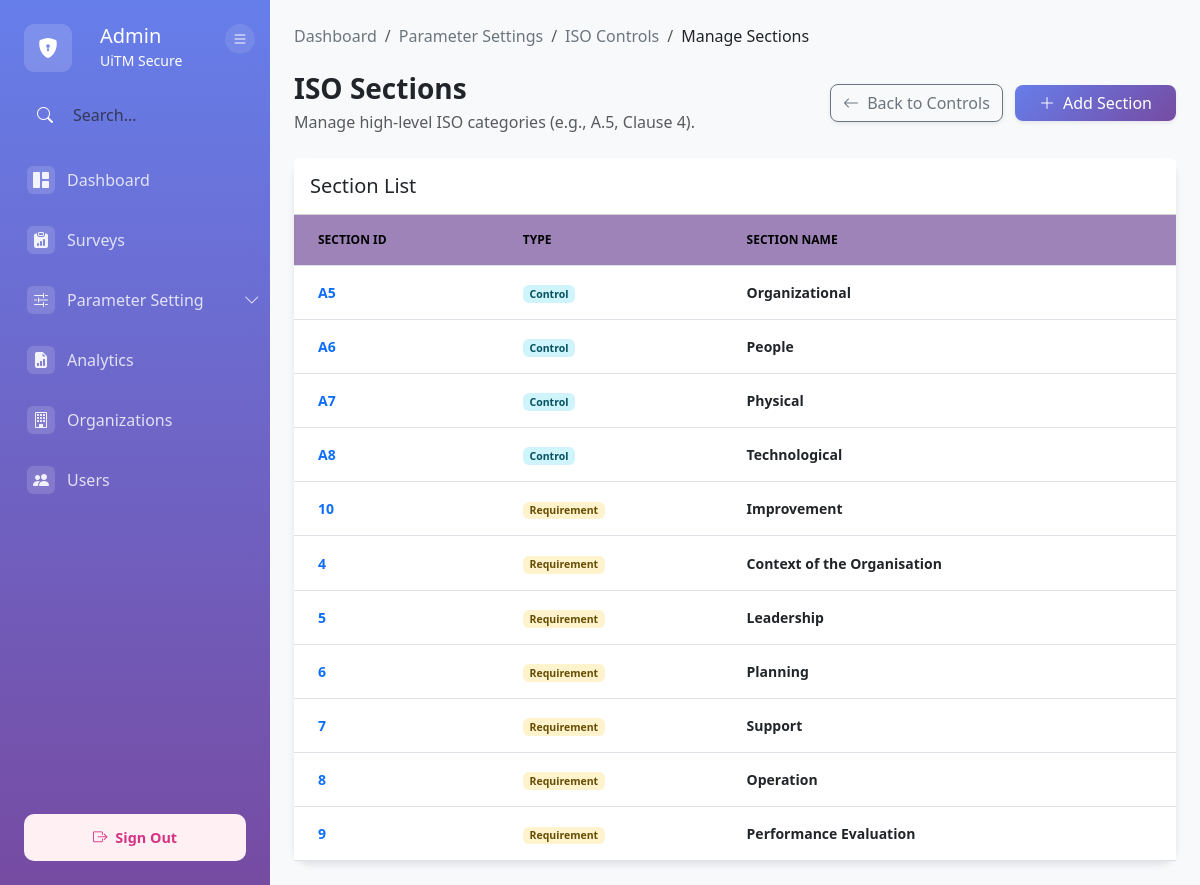
The app's page /modules/admin/control/manage-sections.php (signed in) with its own data.
### tables this page shows
CREATE TABLE `section` (
  `sec_ID` varchar(10) NOT NULL,
  `type` varchar(15) NOT NULL,
  `sec_name` varchar(50) NOT NULL
);

### src/config/database.php (called while the page is built, shortened)
<?php
class Database {
    private $host = DB_HOST;
    private $db_name = DB_NAME;
    private $username = DB_USER;
    private $password = DB_PASS;
    private $charset = DB_CHARSET;
    private $conn = null;
    public function getConnection() {
        if ($this->conn === null) {
            try {
                $dsn = "mysql:host={$this->host};dbname={$this->db_name};charset={$this->charset}";
                $options = [
                    PDO::ATTR_ERRMODE => PDO::ERRMODE_EXCEPTION,
                    PDO::ATTR_DEFAULT_FETCH_MODE => PDO::FETCH_ASSOC,
                    PDO::ATTR_EMULATE_PREPARES => false,
                    PDO::MYSQL_ATTR_INIT_COMMAND => "SET NAMES {$this->charset}"
                ];
                $this->conn = new PDO($dsn, $this->username, $this->password, $options);
                $this->conn->exec("SET time_zone = '+08:00'");
            } catch(PDOException $e) {
                error_log("Connection Error: " . $e->getMessage());
                die("Database connection failed. Please contact administrator.");
            }
        }
        return $this->conn;
    }
    public function query($sql, $params = []) {
        try {
            $stmt = $this->conn->prepare($sql);
            $stmt->execute($params);
            return $stmt;
        } catch(PDOException $e) {
            error_log("Query Error: " . $e->getMessage());
            throw new Exception("Database query failed: " . $e->getMessage());
        }
    }
    public function fetchAll($sql, $params = []) {
        $stmt = $this->query($sql, $params);
        return $stmt->fetchAll();
    }
}
?>

### src/modules/admin/control/manage-sections.php (the view, shortened to what this page needs)
<?php
$db = new Database();
$sections = $db->fetchAll("SELECT * FROM section ORDER BY type, sec_ID ASC");
?>
<!DOCTYPE html>
<html lang="en">
<head>
    <link href="https://cdn.jsdelivr.net/npm/bootstrap@5.3.0/dist/css/bootstrap.min.css" rel="stylesheet">
    <link rel="stylesheet" href="https://cdn.jsdelivr.net/npm/bootstrap-icons@1.11.0/font/bootstrap-icons.css">
</head>
<body>
    <div class="container-fluid p-0 h-100">
        <div class="row g-0 h-100">
            <div class="col-auto">
                <?php include_once __DIR__ . '/../../includes/admin_sidebar.php'; ?>
            </div>
            <div class="col main-content-wrapper">
                <div class="main-content px-4 py-4">
                    <nav aria-label="breadcrumb" class="mb-4">
                        <ol class="breadcrumb">
                            <li class="breadcrumb-item"><a href="../dashboard.php" class="text-decoration-none text-secondary">Dashboard</a></li>
                            <li class="breadcrumb-item"><a href="../parameter-settings.php" class="text-decoration-none text-secondary">Parameter Settings</a></li>
                            <li class="breadcrumb-item"><a href="index.php" class="text-decoration-none text-secondary">ISO Controls</a></li>
                            <li class="breadcrumb-item active text-dark">Manage Sections</li>
                        </ol>
                    </nav>
                    <div class="d-flex justify-content-between align-items-center mb-4">
                        <div>
                            <h3 class="fw-bold mb-1">ISO Sections</h3>
                            <p class="text-muted mb-0">Manage high-level ISO categories (e.g., A.5, Clause 4).</p>
                        </div>
                        <div>
                            <a href="index.php" class="btn btn-outline-secondary shadow-sm rounded-3 me-2">
                                <i class="bi bi-arrow-left me-1"></i> Back to Controls
                            </a>
                            <a href="add-section.php"
                               class="btn btn-primary shadow-sm px-4 rounded-3"
                               style="background: linear-gradient(135deg, #667eea 0%, #764ba2 100%); border: none;">
                                <i class="bi bi-plus-lg me-2"></i>Add Section
                            </a>
                        </div>
                    </div>
                    <div class="card">
                        <div class="card-header bg-white py-3"><h5 class="mb-0">Section List</h5></div>
                        <div class="table-responsive">
                            <table class="table table-hover mb-0">
                                <thead>
                                    <tr>
                                        <th class="ps-4">Section ID</th>
                                        <th>Type</th>
                                        <th>Section Name</th>
                                    </tr>
                                </thead>
                                <tbody>
                                    <?php if (empty($sections)): ?>
                                        <tr>
                                            <td colspan="3" class="text-center py-5 text-muted">No sections found.</td>
                                        </tr>
                                    <?php else: ?>
                                        <?php foreach ($sections as $row): ?>
                                        <tr>
                                            <td class="ps-4 fw-bold text-primary"><?php echo htmlspecialchars($row['sec_ID']); ?></td>
                                            <td>
                                                <span class="badge <?php echo ($row['type'] == 'Control') ? 'bg-info-subtle text-info-emphasis' : 'bg-warning-subtle text-warning-emphasis'; ?>">
                                                    <?php echo htmlspecialchars($row['type']); ?>
                                                </span>
                                            </td>
                                            <td class="fw-bold text-dark"><?php echo htmlspecialchars($row['sec_name']); ?></td>
                                        </tr>
                                        <?php endforeach; ?>
                                    <?php endif; ?>
                                </tbody>
                            </table>
                        </div>
                    </div>
                </div>
            </div>
        </div>
    </div>
</body>
</html>

### src/modules/admin/control/manage-sections.php (style rules this page uses)
html, body { height: 100%; margin: 0; padding: 0; overflow-x: hidden; background-color: #f8f9fa; }
.main-content-wrapper { margin-left: 270px; width: calc(100% - 270px); }
.card { border: none; border-radius: 16px; box-shadow: 0 4px 6px rgba(50, 50, 93, 0.11); }
.table th { background-color: #9d83b7ff; color: black; font-size: 0.75rem; text-transform: uppercase; padding: 1rem; }
.table td { padding: 1rem; vertical-align: middle; color: #67748e; font-size: 0.875rem; }

### src/modules/includes/admin_sidebar.php (style rules this page uses)
@media (min-width: 992px) { .main-content-wrapper { margin-left: 270px !important; width: calc(100% - 270px) !important; transition: all 0.3s ease; } }

### records on screen
section: sec_ID "A5", type "Control", sec_name "Organizational"
section: sec_ID "A6", type "Control", sec_name "People"
section: sec_ID "A7", type "Control", sec_name "Physical"
section: sec_ID "A8", type "Control", sec_name "Technological"
section: sec_ID "10", type "Requirement", sec_name "Improvement"
section: sec_ID "4", type "Requirement", sec_name "Context of the Organisation"
section: sec_ID "5", type "Requirement", sec_name "Leadership"
section: sec_ID "6", type "Requirement", sec_name "Planning"
section: sec_ID "7", type "Requirement", sec_name "Support"
section: sec_ID "8", type "Requirement", sec_name "Operation"
section: sec_ID "9", type "Requirement", sec_name "Performance Evaluation"
